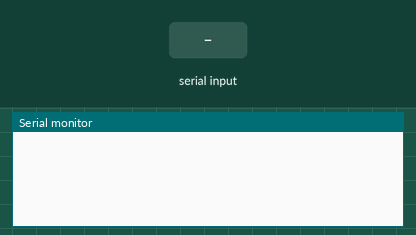
Recording of a program running on a simulated Arduino Mega 2560, built with avr-gcc and run on an emulated ATmega2560. Parts: the last lines printed to the serial monitor. The inputs (shaded band) are chosen by the test bench. Random numbers use the default seed unless the program sets one.

Above: at 1.2 s.
1.3 s: "Connect" received over the second serial link
At 3.5 s:
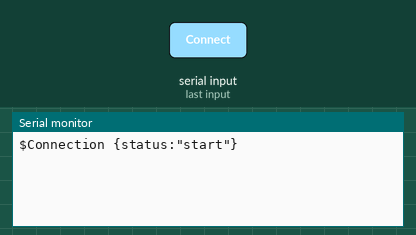
3.9 s: "StartMonitoring" received over the second serial link
At 5.38 s:
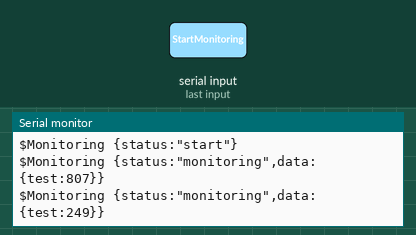
6.5 s: "StopMonitoring" received over the second serial link
At 8.6 s:
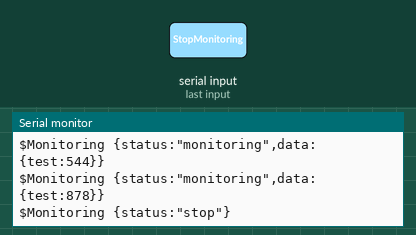
9.1 s: "StartDataTransfer" received over the second serial link
At 10.7 s:
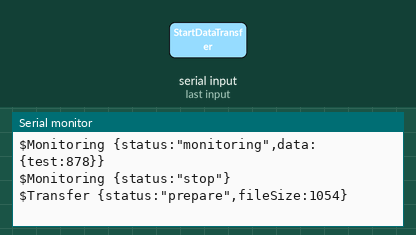
11.7 s: "got" received over the second serial link
At 13.8 s:
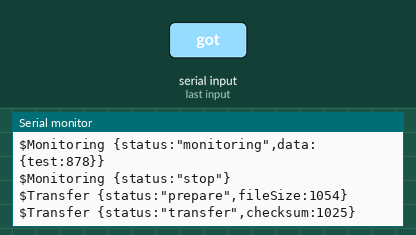
14.2 s: "Connect" received over the second serial link
At 16.8 s:
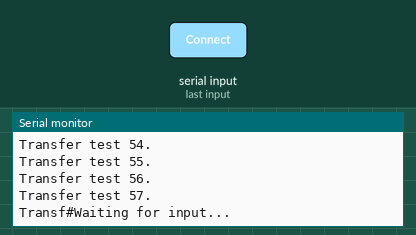
Timing chart, 0 to 17.7 s (numbered marks = the images above; inputs shaded):
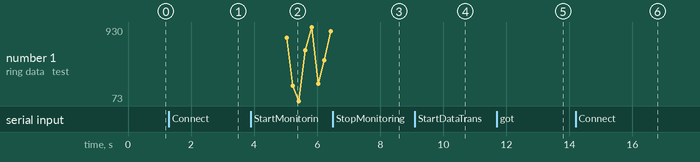

Measured:
- after the input at 1.3 s, the serial monitor: prints a new line after 1.1 s (image 1)
- after the input at 3.9 s, the serial monitor: prints a new line after 1.1 s (image 2)
- after the input at 6.5 s, the serial monitor: prints a new line after 1.1 s (image 3)
- after the input at 9.1 s, the serial monitor: prints a new line after 1.1 s (image 4)
- after the input at 11.7 s, the serial monitor: prints a new line after 1.0 s (image 5)
- after the input at 14.2 s, the serial monitor: prints a new line after 1.0 s (image 6)

The program:

main.cpp
```cpp
#include <Arduino.h>
#include "Command.h"
#include "TransferProtocol.h"

bool monitoringStarted, dataTransferStarted;

char test[1054] = {"Transfer test 1.\n"
                   "Transfer test 2.\n"
                   "Transfer test 3.\n"
                   "Transfer test 4.\n"
                   "Transfer test 5.\n"
                   "Transfer test 6.\n"
                   "Transfer test 7.\n"
                   "Transfer test 8.\n"
                   "Transfer test 9.\n"
                   "Transfer test 10.\n"
                   "Transfer test 11.\n"
                   "Transfer test 12.\n"
                   "Transfer test 13.\n"
                   "Transfer test 14.\n"
                   "Transfer test 15.\n"
                   "Transfer test 16.\n"
                   "Transfer test 17.\n"
                   "Transfer test 18.\n"
                   "Transfer test 19.\n"
                   "Transfer test 20.\n"
                   "Transfer test 21.\n"
                   "Transfer test 22.\n"
                   "Transfer test 23.\n"
                   "Transfer test 24.\n"
                   "Transfer test 25.\n"
                   "Transfer test 26.\n"
                   "Transfer test 27.\n"
                   "Transfer test 28.\n"
                   "Transfer test 29.\n"
                   "Transfer test 30.\n"
                   "Transfer test 31.\n"
                   "Transfer test 32.\n"
                   "Transfer test 33.\n"
                   "Transfer test 34.\n"
                   "Transfer test 35.\n"
                   "Transfer test 36.\n"
                   "Transfer test 37.\n"
                   "Transfer test 38.\n"
                   "Transfer test 39.\n"
                   "Transfer test 40.\n"
                   "Transfer test 41.\n"
                   "Transfer test 42.\n"
                   "Transfer test 43.\n"
                   "Transfer test 44.\n"
                   "Transfer test 45.\n"
                   "Transfer test 46.\n"
                   "Transfer test 47.\n"
                   "Transfer test 48.\n"
                   "Transfer test 49.\n"
                   "Transfer test 50.\n"
                   "Transfer test 51.\n"
                   "Transfer test 52.\n"
                   "Transfer test 53.\n"
                   "Transfer test 54.\n"
                   "Transfer test 55.\n"
                   "Transfer test 56.\n"
                   "Transfer test 57.\n"
                   "Transfer test 58.\n"
                   "Transfer test 59.\n"};

const int DATA_SIZE = 1054;

const int TRANSFER_BUFFER_SIZE = 1024;

void waitingForInput() {
    while (!Serial3.available()) {}
}

void setup() {
    Serial.begin(9600);
    Serial3.begin(115200);
    monitoringStarted = false;
    dataTransferStarted = false;
}

void loop() {

    if (Serial3.available()) {
        auto *command = new Command(Serial3.readString());
        switch (command->getType()) {
            case Command::CONNECT: {
                Serial3.println(String("$Connection ") +
                                "{" +
                                "status:" + "\"start\""
                                + "}");
                Serial.println(String("$Connection ") +
                               "{" +
                               "status:" + "\"start\""
                               + "}");
                monitoringStarted = false;
                dataTransferStarted = false;
                break;
            }
            case Command::START_MONITORING: {
                monitoringStarted = true;
                Serial3.println(String("$Monitoring ") +
                                "{" +
                                "status:" + "\"start\""
                                + "}");
                Serial.println(String("$Monitoring ") +
                               "{" +
                               "status:" + "\"start\""
                               + "}");
                break;
            }
            case Command::STOP_MONITORING: {
                monitoringStarted = false;

                Serial3.println(String("$Monitoring ") +
                                "{" +
                                "status:" + "\"stop\""
                                + "}");
                Serial.println(String("$Monitoring ") +
                               "{" +
                               "status:" + "\"stop\""
                               + "}");
                break;
            }
            case Command::START_DATA_TRANSFER: {
                dataTransferStarted = true;
                break;
            }
            case Command::UNKNOWN: {
                Serial3.print("unknown command");
                Serial.print("unknown command");
                break;
            }
        }
    }

    if (monitoringStarted) {
        long a = random(1000);

        Serial3.println(String("$Monitoring ") +
                        "{" +
                        "status:" + "\"monitoring\"" + ","
                                                       "data:" +
                        " {"
                        + "test:" + a
                        + "}"
                        + "}");

        Serial.println(String("$Monitoring ") +
                       "{" +
                       "status:" + "\"monitoring\"" + ","
                                                      "data:" +
                       " {"
                       + "test:" + a
                       + "}"
                       + "}");
    }

    if (dataTransferStarted) {

        int prePosition = 0, position = 0;
        int bufferSize;
        TransferProtocol::Response response = TransferProtocol::Response(String());

        // Check if got fileSize
        do {
            Serial3.println(String("$Transfer ")
                            + "{"
                            + "status:" + "\"prepare\"" + ","
                            + "fileSize:" + DATA_SIZE
                            + "}");

            Serial.println(String("$Transfer ")
                           + "{"
                           + "status:" + "\"prepare\"" + ","
                           + "fileSize:" + DATA_SIZE
                           + "}");

            waitingForInput();
            response = TransferProtocol::Response(Serial3.readString());
        } while (response.getType() != TransferProtocol::Response::GOT);

        bool wasLost = false;
        int end = 0;

        while (position < DATA_SIZE && dataTransferStarted) {

            bufferSize = (position + TRANSFER_BUFFER_SIZE) < DATA_SIZE ? TRANSFER_BUFFER_SIZE
                                                                       : TRANSFER_BUFFER_SIZE -
                                                                         ((position + TRANSFER_BUFFER_SIZE) %
                                                                          DATA_SIZE);
            if (!wasLost) {

                // TODO Write normal loop exit
                if (bufferSize == 0)
                    break;

                if (end < DATA_SIZE) {
                    bufferSize--;
                }

                end = position + bufferSize;

                response = TransferProtocol::Response(String());

                bufferSize += 2;

                // Check if got checksum
                do {
                    Serial3.println(String("$Transfer ")
                                    + "{"
                                    + "status:" + "\"transfer\"" + ","
                                    + "checksum:" + String(bufferSize)
                                    + "}");

                    Serial.println(String("$Transfer ")
                                   + "{"
                                   + "status:" + "\"transfer\"" + ","
                                   + "checksum:" + String(bufferSize)
                                   + "}");

                    waitingForInput();
                    response = TransferProtocol::Response(Serial3.readString());
                } while (response.getType() != TransferProtocol::Response::GOT
                         && response.getType() != TransferProtocol::Response::REFRESH);

            }

            // Send data
            prePosition = position;
            char buffer[bufferSize];

            int i = 1;
            buffer[0] = '#';
            while (position < end) {
                buffer[i] = test[position];
                position++;
                i++;
            }
            Serial.println(String("Try to write \'#\' into ") + i);
            buffer[i] = '#';

            Serial3.print(buffer);
            Serial.print(buffer);

            digitalWrite(13, 1);
            // Check if get data
            Serial.println("Waiting for input...");
            waitingForInput();
            response = TransferProtocol::Response(Serial3.readString());
            digitalWrite(13, 0);

            switch (response.getType()) {

                case TransferProtocol::Response::REFRESH: {
                    dataTransferStarted = false;
                    break;
                }

                case TransferProtocol::Response::LOST: {
                    wasLost = true;
                    end = position;
                    position = prePosition;
                    break;
                }

                case TransferProtocol::Response::GOT: {
                    wasLost = false;
                    break;
                }
            }
        }

        dataTransferStarted = false;
    }

    delay(200);
}
```

Command.cpp
```cpp
#include "Command.h"

Command::Command(const String& s) {
    if (s.startsWith("Connect")) {
        type = CONNECT;
    } else if (s.startsWith("StartMonitoring")) {
        type = START_MONITORING;
    } else if (s.startsWith("StopMonitoring")) {
        type = STOP_MONITORING;
    } else if (s.startsWith("StartDataTransfer")) {
        type = START_DATA_TRANSFER;
    } else {
        type = UNKNOWN;
    }
}

Command::CommandType Command::getType() {
    return this->type;
}
```

Command.h
```cpp
#ifndef WHITEWATER_COMMAND_H
#define WHITEWATER_COMMAND_H

#include <Arduino.h>

class Command {
public:

    enum CommandType {
        CONNECT,
        START_MONITORING,
        UNKNOWN,
        STOP_MONITORING,
        START_DATA_TRANSFER
    };

    explicit Command(const String& s);

    CommandType getType();
private:
    CommandType type;

};


#endif //WHITEWATER_COMMAND_H
```

TransferProtocol.cpp
```cpp
#include "TransferProtocol.h"

long TransferProtocol::getControlSum(const String& s) {
    return s.length();
}

TransferProtocol::Response::Response(const String& s) {
    if(s.startsWith("got")) {
        type = GOT;
    } else if(s.startsWith("lost")) {
        type = LOST;
    } else if(Command(s).getType() == Command::CONNECT) {
        type = REFRESH;
    }
}

TransferProtocol::Response::ResponseType TransferProtocol::Response::getType() {
    return type;
}
```

TransferProtocol.h
```cpp
#ifndef WHITEWATER_TRANSFERPROTOCOL_H
#define WHITEWATER_TRANSFERPROTOCOL_H

#include <Arduino.h>
#include "Command.h"
class TransferProtocol {
public:

    class Response {
    public:
        enum ResponseType {
            GOT, LOST, REFRESH
        };

        explicit Response(const String& s);

        ResponseType getType();

    private:
        ResponseType type;
    };

    static long getControlSum(const String& s);

};


#endif //WHITEWATER_TRANSFERPROTOCOL_H
```

Config.cpp
```cpp
//
// Created by sibdever on 13.11.2020.
//

#include <Arduino.h>

//void setup() {
//    Serial.begin(9600);
//    Serial.println("Enter AT commands:");
//    Serial2.begin(38400);  // HC-05 default speed in AT command more
//}
//
//void loop() {
//
//    // Keep reading from HC-05 and send to Arduino Serial Monitor
//    if (Serial2.available())
//        Serial.write(Serial2.read());
//
//    // Keep reading from Arduino Serial Monitor and send to HC-05
//    if (Serial.available())
//        Serial2.write(Serial.read());
//}
```
